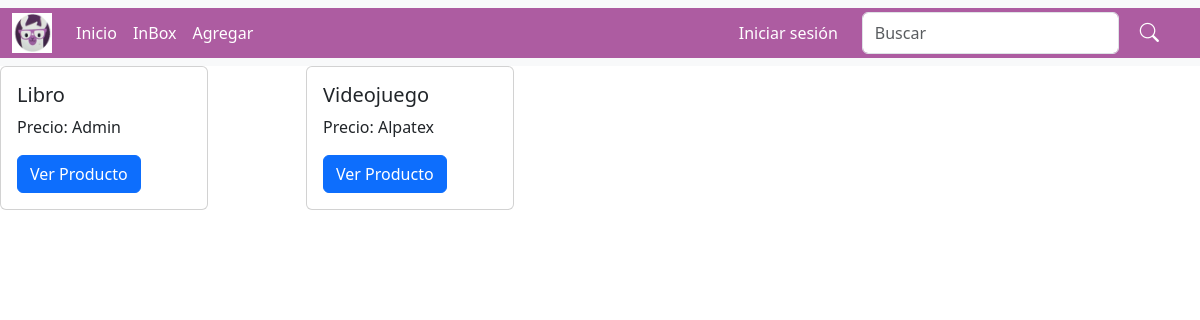
The app's page /index/home with its own data.
### index/models.py (models this page shows, shortened)
class Producto(models.Model):
    id_producto = models.AutoField(db_column='idProducto', primary_key=True)
    nombre = models.CharField(max_length=100)
    usuario = models.ForeignKey(User, on_delete=models.CASCADE)  # Relación con el usuario

### index/views.py (the view)
# urls.py: 2. Add a URL to urlpatterns:  path('', views.home, name='home')
def home(request):
    usuarios = User.objects.all()
    productos = Producto.objects.all()  # Obtener todos los productos
    context = {"usuarios": usuarios, "productos": productos}  # Pasar la variable 'productos'
    return render(request, 'index/home.html', context)

### index/templates/index/home.html
{% extends "index/base.html" %}
{% block body %}
    <div class="container-items">
        <div class="row" id="product-container">
            {% for x in productos %}
                <div class="col-md-3 mb-2">
                    <div class="card Ccard" style="width: 13rem;">
                        <div class="card-body">
                            <h5 class="card-title">{{ x.nombre }}</h5>
                            <p class="price card-text">Precio: {{ x.usuario }}</p>
                            <a href="{% url 'ver_producto' id_producto=x.id_producto %}" class="btn btn-primary">Ver Producto</a>
                        </div>
                    </div>
                </div>
            {% endfor %}
        </div>
    </div>
{% endblock %}

### index/static/css/style_navbar.css (style rules this page uses)
.btn, .nav-link { color: white !important; font-weight: normal; text-decoration: none; }

### records on screen
Producto: nombre "Libro", usuario "Admin"
Producto: nombre "Videojuego", usuario "Alpatex"
